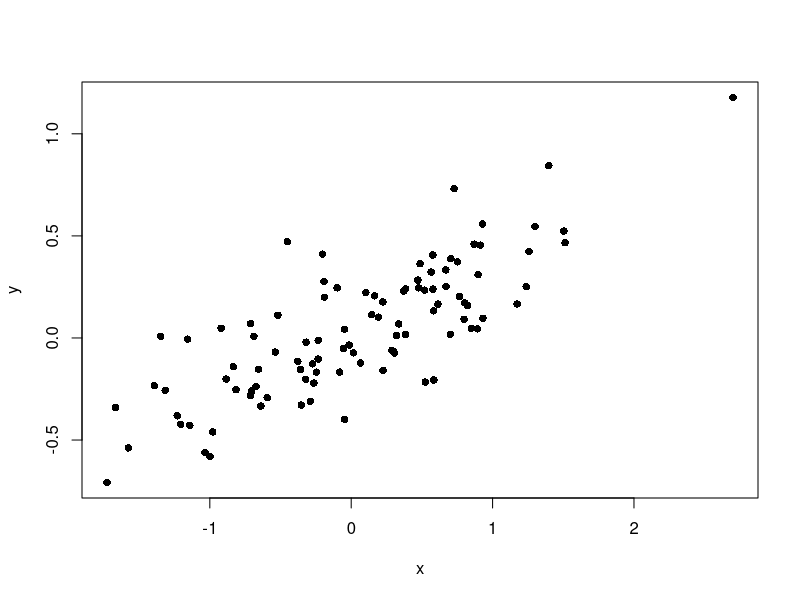

This figure's R source:
## ---- chunk 1
myVariable <- 2 + 2
## ---- chunk 2
myVariable * myVariable
## ---- chunk 3
vector1 <- c(1,2,3,4,5,6,7,8,9,10)
vector2 <- c(11,12,13,14,15,16,17,18,19,20)
vector_this_will_be_text <- c(21,22,23,24,25,26,27,28,29,"thirty")
## ---- chunk 4
vector1 + vector2
## ---- chunk 5
1 + 1 == 10 - 8
## ---- chunk 6
vector2 > 17
## ---- chunk 7
vector2[vector2 > 17]
## ---- chunk 8
vector2[vector2 > 17 & vector2 < 20]
vector2[vector2 > 17 | vector2 == 13]
## ---- chunk 9
#first few rows of iris
head(iris)

#get the Sepal.Length column
iris$Sepal.Length

#get the value in the first row, third column
iris[1,3]

#get the whole first row
iris[1, ]
## ---- chunk 10
print("The quick brown fox jumped over the lazy dog.")
## ---- chunk 11
x <- rnorm(100)
y <- (x * 0.3) + rnorm(100, sd=0.2)
plot(x,y,pch=16)
